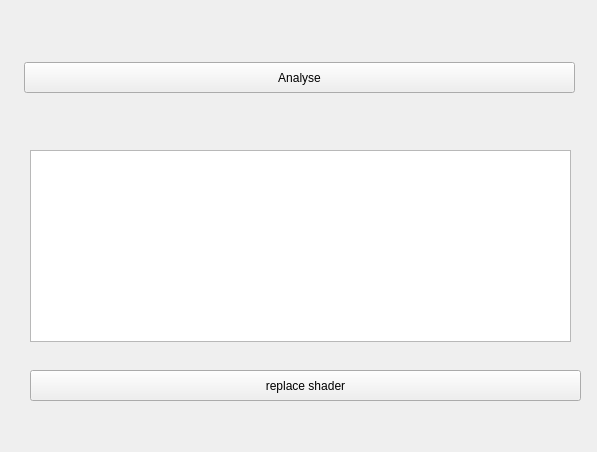
<?xml version="1.0" encoding="UTF-8"?>
<ui version="4.0">
 <class>Form</class>
 <widget class="QWidget" name="Form">
  <property name="geometry">
   <rect>
    <x>0</x>
    <y>0</y>
    <width>597</width>
    <height>452</height>
   </rect>
  </property>
  <property name="windowTitle">
   <string>M2R_ui</string>
  </property>
  <widget class="QPushButton" name="pushButton">
   <property name="geometry">
    <rect>
     <x>30</x>
     <y>370</y>
     <width>551</width>
     <height>31</height>
    </rect>
   </property>
   <property name="text">
    <string>replace shader</string>
   </property>
  </widget>
  <widget class="QPushButton" name="pushButton_2">
   <property name="geometry">
    <rect>
     <x>24</x>
     <y>62</y>
     <width>551</width>
     <height>31</height>
    </rect>
   </property>
   <property name="text">
    <string>Analyse</string>
   </property>
  </widget>
  <widget class="QListWidget" name="listWidget">
   <property name="geometry">
    <rect>
     <x>30</x>
     <y>150</y>
     <width>541</width>
     <height>192</height>
    </rect>
   </property>
  </widget>
 </widget>
 <resources/>
 <connections/>
</ui>
